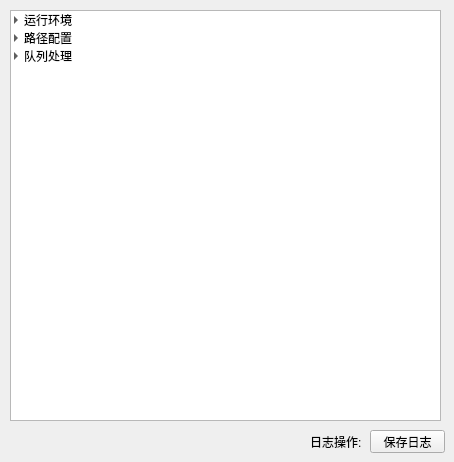
    <widget class="QWidget" name="tab_logs">
     <attribute name="title">
      <string>运行日志</string>
     </attribute>
     <widget class="QTreeWidget" name="treeWidget_logs">
      <property name="geometry">
       <rect>
        <x>10</x>
        <y>10</y>
        <width>431</width>
        <height>411</height>
       </rect>
      </property>
      <property name="indentation">
       <number>10</number>
      </property>
      <attribute name="headerVisible">
       <bool>false</bool>
      </attribute>
      <attribute name="headerStretchLastSection">
       <bool>false</bool>
      </attribute>
      <column>
       <property name="text">
        <string>2012.05.04</string>
       </property>
      </column>
      <item>
       <property name="text">
        <string>运行环境</string>
       </property>
       <item>
        <property name="text">
         <string>当前程序版本</string>
        </property>
       </item>
       <item>
        <property name="text">
         <string>运行目录</string>
        </property>
       </item>
       <item>
        <property name="text">
         <string>操作系统</string>
        </property>
       </item>
       <item>
        <property name="text">
         <string>可用内存</string>
        </property>
       </item>
       <item>
        <property name="text">
         <string>显示器分辨率</string>
        </property>
       </item>
      </item>
      <item>
       <property name="text">
        <string>路径配置</string>
       </property>
       <item>
        <property name="text">
         <string>输入图像路径</string>
        </property>
       </item>
       <item>
        <property name="text">
         <string>工作目录</string>
        </property>
       </item>
       <item>
        <property name="text">
         <string>输出目录</string>
        </property>
       </item>
      </item>
      <item>
       <property name="text">
        <string>队列处理</string>
       </property>
       <item>
        <property name="text">
         <string>队列1:</string>
        </property>
       </item>
       <item>
        <property name="text">
         <string>队列2:</string>
        </property>
       </item>
      </item>
     </widget>
     <widget class="QLabel" name="label_logsOp">
      <property name="geometry">
       <rect>
        <x>310</x>
        <y>432</y>
        <width>61</width>
        <height>20</height>
       </rect>
      </property>
      <property name="text">
       <string>日志操作:</string>
      </property>
     </widget>
     <widget class="QPushButton" name="pushButton_saveLogs">
      <property name="geometry">
       <rect>
        <x>370</x>
        <y>430</y>
        <width>75</width>
        <height>23</height>
       </rect>
      </property>
      <property name="text">
       <string>保存日志</string>
      </property>
     </widget>
    </widget>
